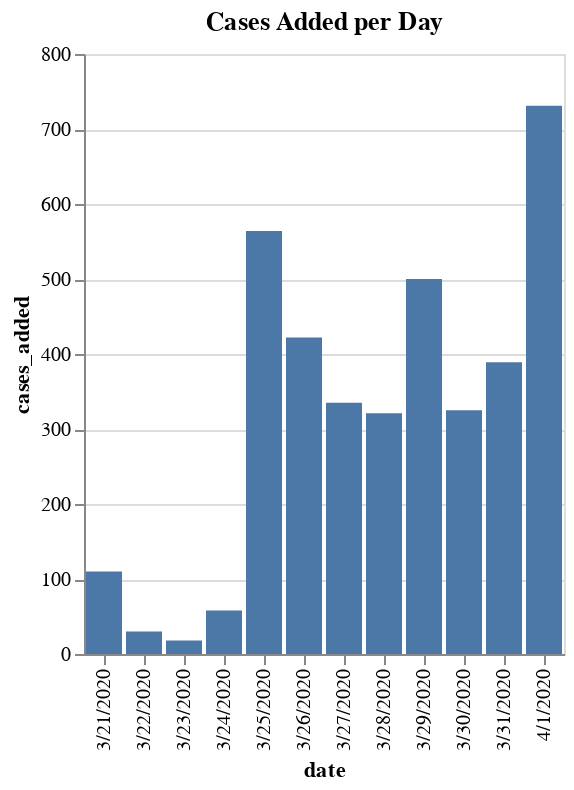

Notebook source saved alongside this figure:
### Code cell
deltas = []
prevdate = min_date
currdate = prevdate + dt.timedelta(days=1)
while currdate <= max_date:
    currdate_text = datestamp(currdate)
    prevdate_text = datestamp(prevdate)
    
    currdate_total = df_num_cases.loc[df_num_cases["date"] == currdate_text]["num_cases"].astype('int32').sum()
    prevdate_total = df_num_cases.loc[df_num_cases["date"] == prevdate_text]["num_cases"].astype('int32').sum()
    
    deltas.append({
        "date": currdate_text,
        "cases_added": currdate_total - prevdate_total
    })
    
    prevdate = currdate
    currdate = prevdate + dt.timedelta(days=1)

df_deltas = pd.DataFrame(deltas)
display(df_deltas)

import altair as alt
alt.Chart(df_deltas, title="Cases Added per Day").mark_bar().encode(
    x=alt.X('date', bin=False),
    y='cases_added'
)

### Figure 1 — Vega-Lite specification as saved in the notebook (floating-point values rounded to 4 significant figures)
{"config": {"view": {"continuousWidth": 400, "continuousHeight": 300}}, "data": {"name": "data-e543e088292096af4ad119c98a793c1d"}, "mark": "bar", "encoding": {"x": {"type": "nominal", "bin": false, "field": "date"}, "y": {"type": "quantitative", "field": "cases_added"}}, "title": "Cases Added per Day", "$schema": "https://vega.github.io/schema/vega-lite/v4.0.2.json", "datasets": {"data-e543e088292096af4ad119c98a793c1d": [{"date": "3/21/2020", "cases_added": 110}, {"date": "3/22/2020", "cases_added": 30}, {"date": "3/23/2020", "cases_added": 18}, {"date": "3/24/2020", "cases_added": 58}, {"date": "3/25/2020", "cases_added": 564}, {"date": "3/26/2020", "cases_added": 422}, {"date": "3/27/2020", "cases_added": 335}, {"date": "3/28/2020", "cases_added": 321}, {"date": "3/29/2020", "cases_added": 500}, {"date": "3/30/2020", "cases_added": 325}, {"date": "3/31/2020", "cases_added": 389}, {"date": "4/1/2020", "cases_added": 731}]}}
